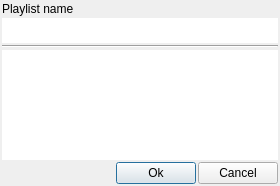
<?xml version="1.0" encoding="UTF-8"?>
<ui version="4.0">
 <class>CPlaylistChoice</class>
 <widget class="QDialog" name="CPlaylistChoice">
  <property name="geometry">
   <rect>
    <x>0</x>
    <y>0</y>
    <width>280</width>
    <height>186</height>
   </rect>
  </property>
  <property name="windowTitle">
   <string>Choose a playlist</string>
  </property>
  <layout class="QVBoxLayout" name="verticalLayout">
   <property name="spacing">
    <number>2</number>
   </property>
   <property name="leftMargin">
    <number>2</number>
   </property>
   <property name="topMargin">
    <number>2</number>
   </property>
   <property name="rightMargin">
    <number>2</number>
   </property>
   <property name="bottomMargin">
    <number>2</number>
   </property>
   <item>
    <widget class="QLabel" name="m_label">
     <property name="text">
      <string>Playlist name</string>
     </property>
    </widget>
   </item>
   <item>
    <widget class="QLineEdit" name="m_name">
     <property name="font">
      <font>
       <pointsize>12</pointsize>
      </font>
     </property>
     <property name="toolTip">
      <string>Enter a playlist name</string>
     </property>
     <property name="frame">
      <bool>false</bool>
     </property>
    </widget>
   </item>
   <item>
    <widget class="Line" name="line">
     <property name="orientation">
      <enum>Qt::Horizontal</enum>
     </property>
    </widget>
   </item>
   <item>
    <widget class="QListWidget" name="m_names">
     <property name="toolTip">
      <string>Existing playlists</string>
     </property>
     <property name="frameShape">
      <enum>QFrame::NoFrame</enum>
     </property>
     <property name="sortingEnabled">
      <bool>true</bool>
     </property>
    </widget>
   </item>
   <item>
    <layout class="QHBoxLayout" name="horizontalLayout">
     <item>
      <spacer name="horizontalSpacer">
       <property name="orientation">
        <enum>Qt::Horizontal</enum>
       </property>
       <property name="sizeHint" stdset="0">
        <size>
         <width>40</width>
         <height>20</height>
        </size>
       </property>
      </spacer>
     </item>
     <item>
      <widget class="QPushButton" name="m_ok">
       <property name="text">
        <string>Ok</string>
       </property>
      </widget>
     </item>
     <item>
      <widget class="QPushButton" name="m_cancel">
       <property name="text">
        <string>Cancel</string>
       </property>
      </widget>
     </item>
    </layout>
   </item>
  </layout>
 </widget>
 <resources/>
 <connections/>
</ui>
